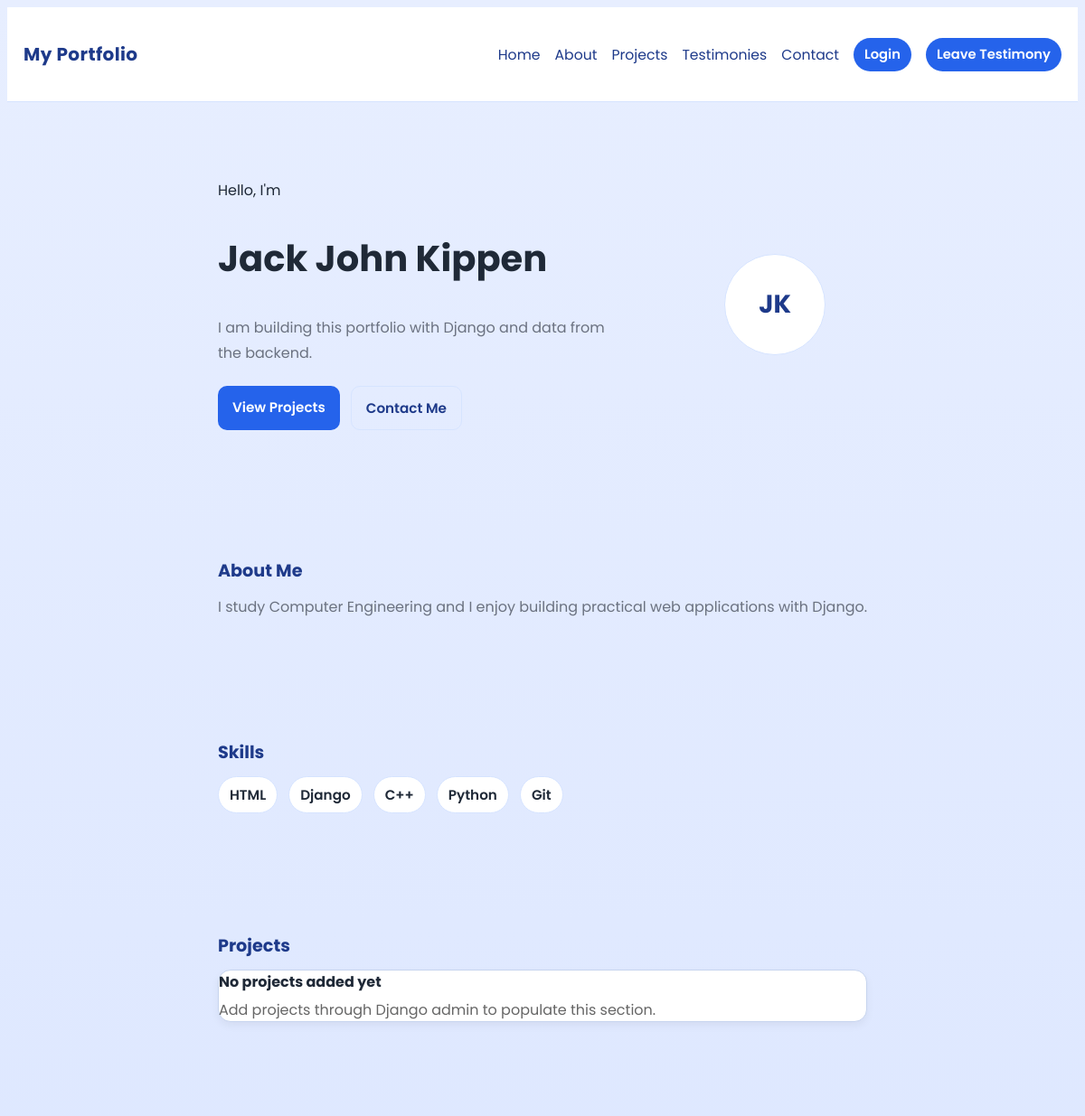
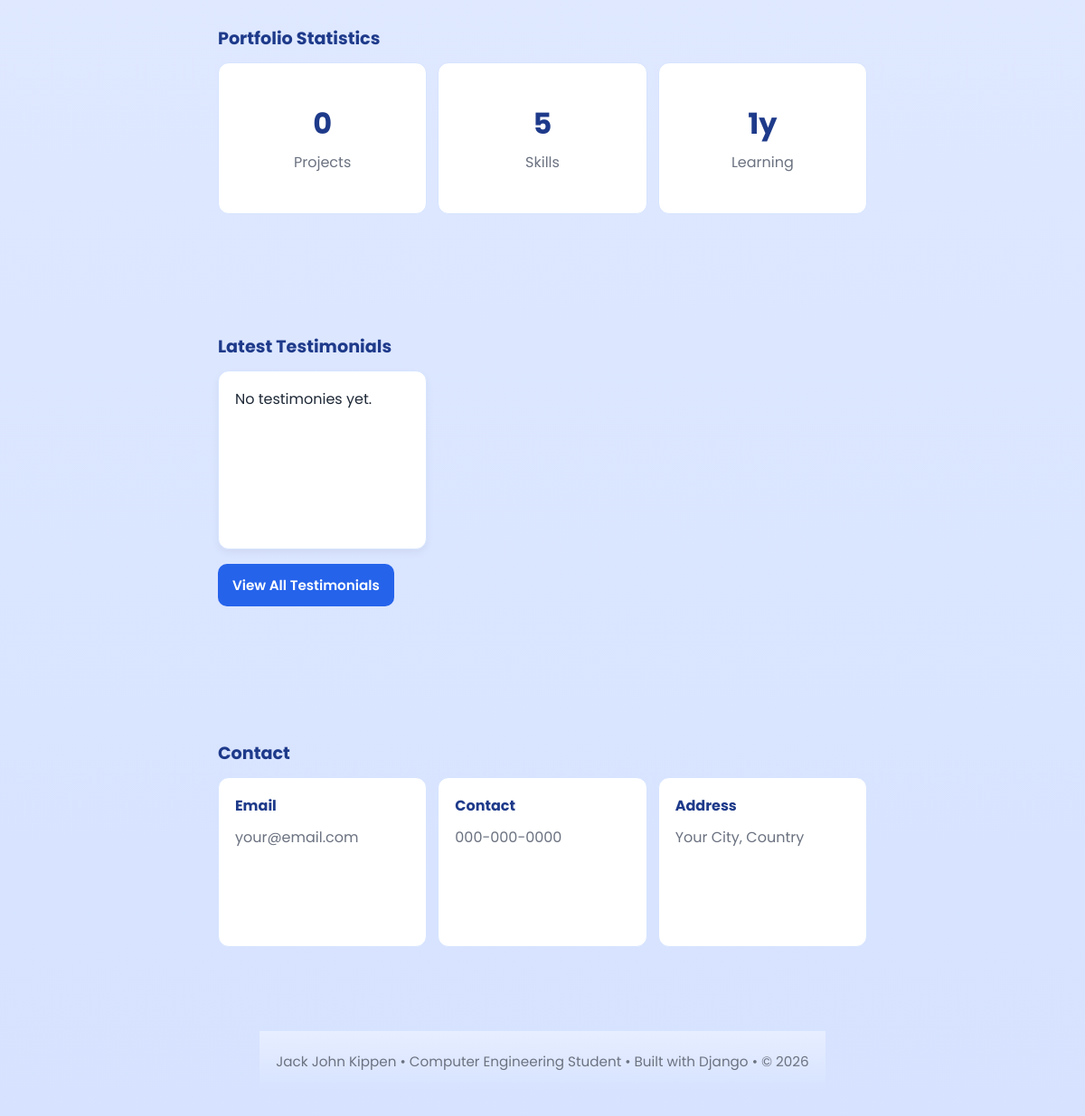
/, run on an earlier commit of the app's database (2 pictures, top to bottom).
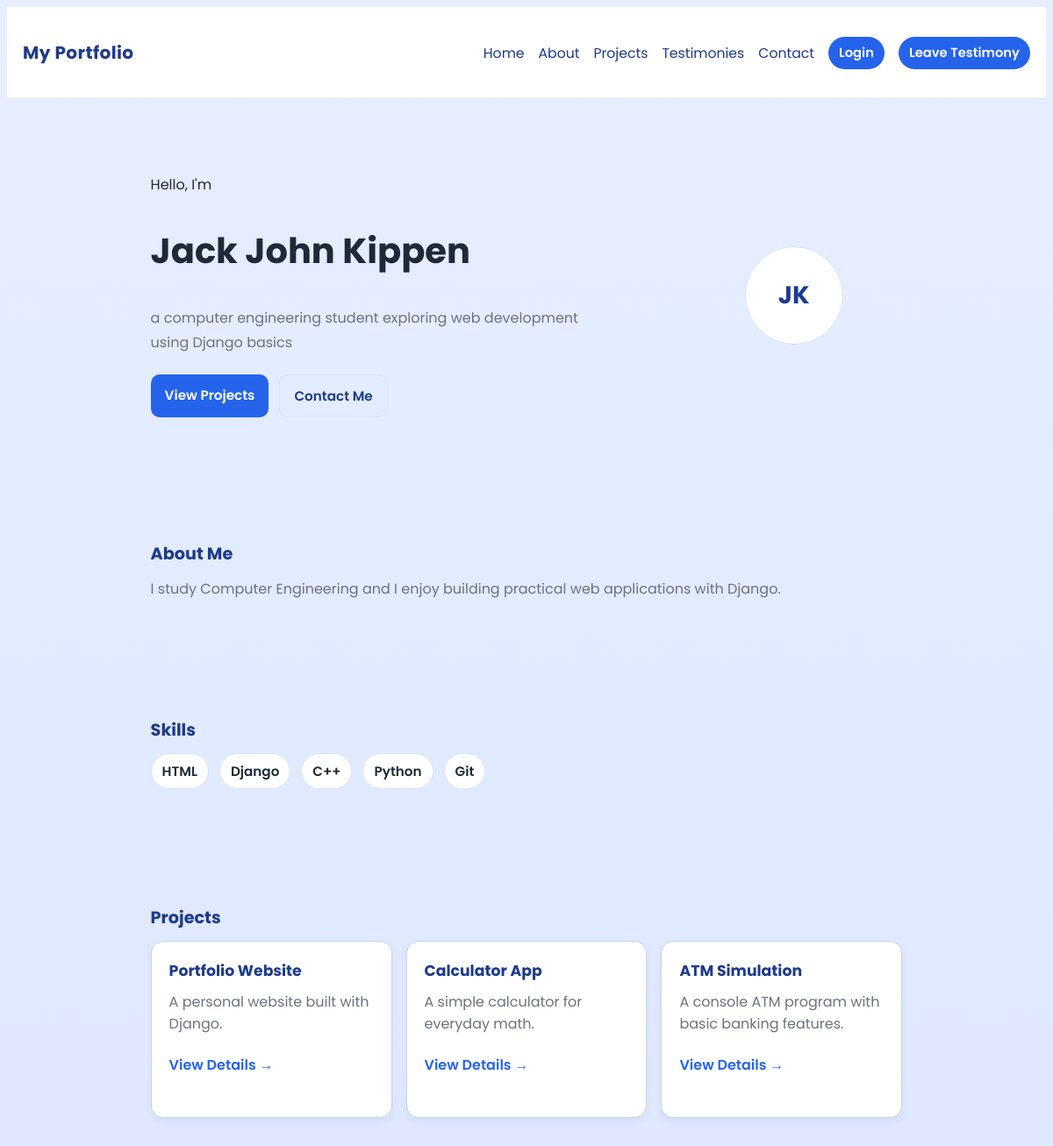
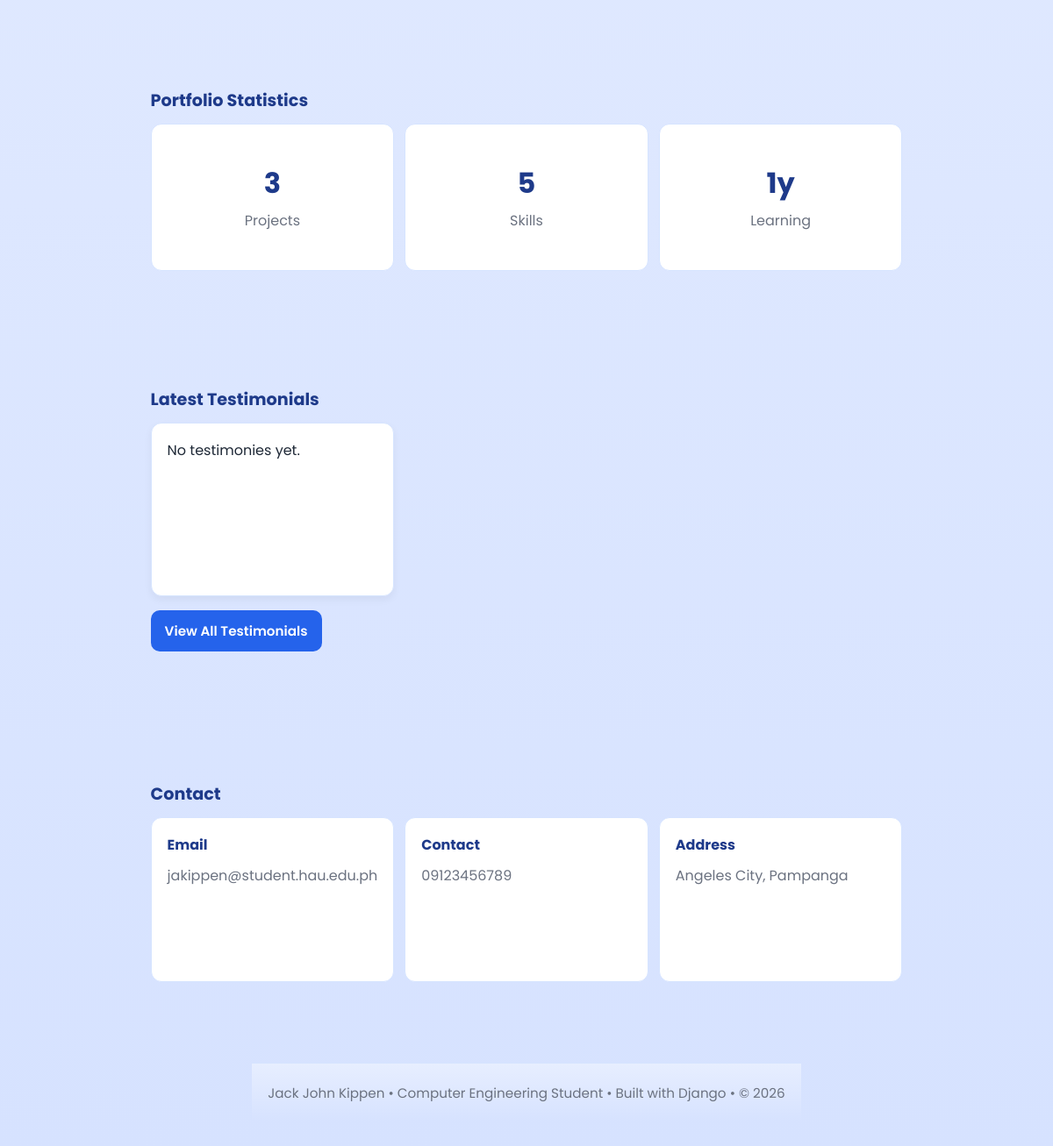
And on a later commit of the database (2 pictures, top to bottom).
### quiz1/models.py (models this page shows, shortened)
class PersonalInformation(models.Model):
    first_name = models.CharField(max_length=100)
    middle_name = models.CharField(max_length=100, blank=True)
    last_name = models.CharField(max_length=100)
    summary = models.TextField()
    contact_number = models.CharField(max_length=20)
    email = models.EmailField()
    address = models.CharField(max_length=255)

class Project(models.Model):
    project_name = models.CharField(max_length=200)
    description = models.TextField()
    tech_stacks = models.ManyToManyField(TechStack, related_name='projects', blank=True)
    link = models.URLField()

### quiz1/views.py (the view)
# urls.py: path('', views.home, name='home'),
def home(request):
    profile = PersonalInformation.objects.first()
    featured_projects = Project.objects.prefetch_related('tech_stacks').all()[:3]
    latest_testimonies = Testimony.objects.order_by('-created_at')[:3]
    projects_count = Project.objects.count()
    skills = ['HTML', 'Django', 'C++', 'Python', 'Git']
    years_learning = 1
    featured_projects_with_techs = []
    for project in featured_projects:
        featured_projects_with_techs.append({
            'project': project,
            'techs': [tech.name for tech in project.tech_stacks.all()],
        })
    return render(request, 'home.html', {
        'personal_info': profile,
        'featured_projects': featured_projects_with_techs,
        'latest_testimonies': latest_testimonies,
        'projects_count': projects_count,
        'skills': skills,
        'skills_count': len(skills),
        'years_learning': years_learning,
    })

### templates/home.html (shortened to what the changed rows need)
{% extends 'base.html' %}
{% block content %}
<section class="hero">
  <div style="display:flex;align-items:center;justify-content:space-between;gap:24px;">
    <div class="hero-left">
      <div class="eyebrow">Hello, I'm</div>
      <h1 style="font-size:40px;">{% if personal_info %}{{ personal_info.first_name }} {{ personal_info.middle_name }} {{ personal_info.last_name }}{% else %}Jack John Kippen{% endif %}</h1>
      <p class="lead">{% if personal_info %}{{ personal_info.summary }}{% else %}I am building this portfolio with Django and data from the backend.{% endif %}</p>
      <div class="hero-cta">
        <a class="btn btn-primary" href="{% url 'projects' %}">View Projects</a>
        <a class="btn" style="border:1px solid var(--borders);color:var(--primary);background:transparent;" href="{% url 'contact' %}">Contact Me</a>
      </div>
    </div>
  </div>
</section>
<section class="section">
  <h2>About Me</h2>
</section>
<section class="section">
  <h2>Skills</h2>
  <div class="skills">
    {% for s in skills %}
      <div class="skill">{{ s }}</div>
    {% endfor %}
  </div>
</section>
<section class="section">
  <h2>Projects</h2>
  <div class="project-grid" style="margin-top:12px;">
    {% for item in featured_projects %}
      <div class="project-card">
        <strong>{{ item.project.project_name }}</strong>
        <p style="color:var(--text-secondary);margin:6px 0 10px;">{{ item.project.description|truncatechars:120 }}</p>
        <p style="margin-top:12px;"><a href="{% url 'project_detail' item.project.pk %}" style="color:var(--button);font-weight:600;text-decoration:none;">View Details →</a></p>
      </div>
    {% empty %}
      <div class="card">
        <strong>No projects added yet</strong>
        <p style="color:#666;margin:6px 0 0;">Add projects through Django admin to populate this section.</p>
      </div>
    {% endfor %}
  </div>
</section>
<section class="section">
  <h2>Portfolio Statistics</h2>
  <div class="stats" style="margin-top:10px;">
    <div class="stat"><strong>{{ projects_count }}</strong><span style="color:var(--text-secondary);">Projects</span></div>
  </div>
</section>
<section class="section">
  <h2>Latest Testimonials</h2>
</section>
<section class="section">
  <h2>Contact</h2>
  <div class="contact-cards" style="margin-top:10px;">
    <div class="contact-card">
      <strong style="color:var(--primary);">Email</strong>
      <p style="color:var(--text-secondary);margin:10px 0 0;line-height:1.6;">{% if personal_info %}{{ personal_info.email }}{% else %}your@email.com{% endif %}</p>
    </div>
    <div class="contact-card">
      <strong style="color:var(--primary);">Contact</strong>
      <p style="color:var(--text-secondary);margin:10px 0 0;line-height:1.6;">{% if personal_info %}{{ personal_info.contact_number }}{% else %}000-000-0000{% endif %}</p>
    </div>
    <div class="contact-card">
      <strong style="color:var(--primary);">Address</strong>
      <p style="color:var(--text-secondary);margin:10px 0 0;line-height:1.6;">{% if personal_info %}{{ personal_info.address }}{% else %}Your City, Country{% endif %}</p>
    </div>
  </div>
</section>
{% endblock %}

What changed in the data, as far as the page shows it:
added PersonalInformation: first_name "Jack", middle_name "John", last_name "Kippen", summary "a computer engineering student exploring web development using Django basics", email "jakippen@student.hau.edu.ph", contact_number "09123456789", address "Angeles City, Pampanga"
added Project: project.project_name "Portfolio Website", project.description "A personal website built with Django."
added Project: project.project_name "Calculator App", project.description "A simple calculator for everyday math."
added Project: project.project_name "ATM Simulation", project.description "A console ATM program with basic banking features."
Also different on the page:
{{ projects_count }}: "0" → "3"
text no longer shown: "Jack John Kippen I am building this portfolio with Django and data from the backend. No projects added yet Add projects through Django admin to populate this section. your@email.com 000-000-0000 Your City, Country"
